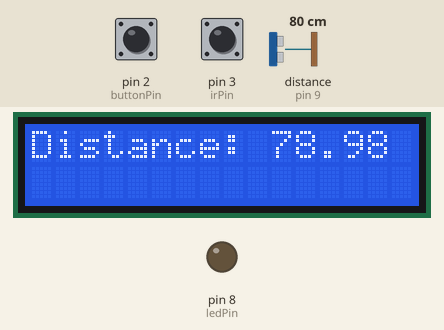
The sketch below on a simulated Arduino Uno, built with avr-gcc and run on an emulated ATmega328P. On the bench: 16×2 character LCD, output pins drawn as LEDs (lit = HIGH). Wiring (inferred from the names in the program): ultrasonic range finder: trigger pin 10; echo pin 9. The inputs (shaded band) are chosen by the test bench; at power-on: pin 3 (irPin) HIGH, distance to the obstacle (sensor on pin 9) 80 cm, pin 2 (buttonPin) HIGH. The echo pulse lasts 58.3 µs per cm; pins used as bus, display or sensor lines are not drawn; what the sketch prints to the serial monitor is not drawn.

Above: at 1.2 s.
1.3 s: pin 3 (irPin) driven LOW
At 2.1 s:
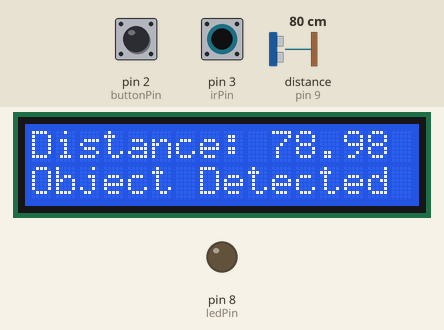
7.5 s: distance to the obstacle (sensor on pin 9) set to 2 cm
At 10.5 s:
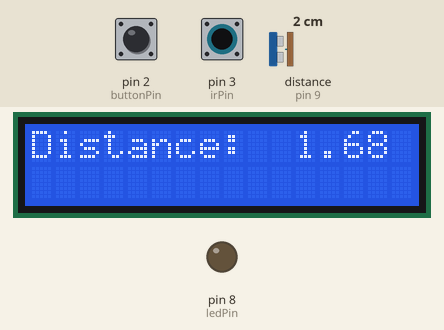
13.6 s: pin 2 (buttonPin) pulled LOW for 3 s
At 13.9 s:
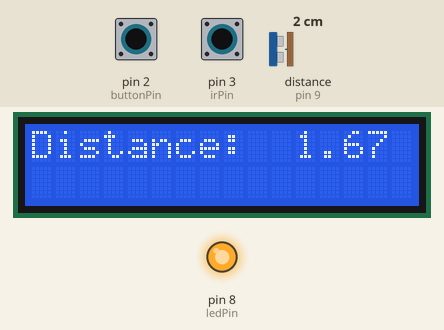
18.1 s: distance to the obstacle (sensor on pin 9) set to 9 cm
At 19.5 s:
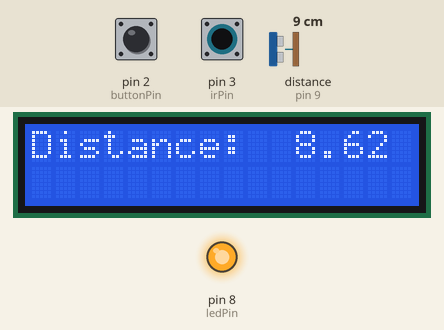
22.6 s: distance to the obstacle (sensor on pin 9) set to 4 cm
At 24.6 s:
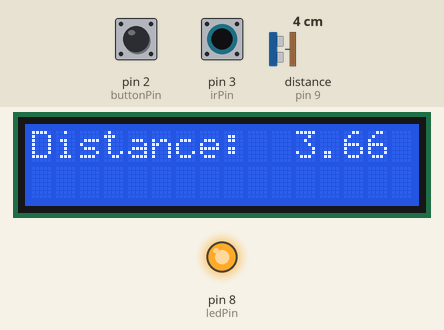
26.5 s: pin 3 (irPin) pulsed HIGH 2 times (0.12 s each, 0.3 s apart)
At 26.9 s:
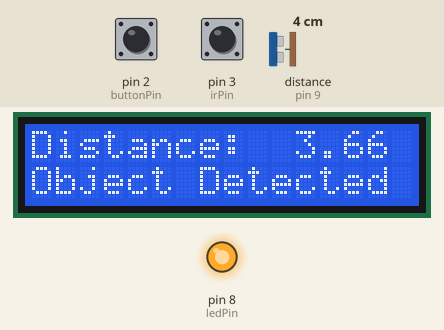
Timing chart, 0 to 29.5 s (numbered marks = the images above; inputs shaded):
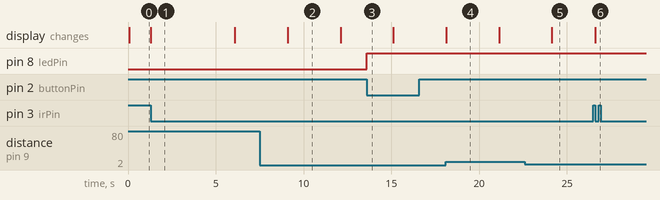

The sketch:

sketch_jun13a.ino
```cpp
#include <LiquidCrystal.h>

LiquidCrystal lcd(12, 11, 7, 6, 5, 4); // LCD pins


const int buttonPin = 2;
const int irPin = 3;
const int ledPin = 8;
const int echoPin = 9;
const int triggerPin = 10;


volatile bool ledOn = false;
volatile unsigned long detectionTime = 0;
const unsigned long debounceDelay = 50;

void setup() {
  pinMode(buttonPin, INPUT_PULLUP);
  digitalWrite(buttonPin, HIGH); 	// Enable pull-down resistor
  pinMode(irPin, INPUT);
  pinMode(ledPin, OUTPUT);
  pinMode(triggerPin, OUTPUT);
  pinMode(echoPin, INPUT);


  attachInterrupt(digitalPinToInterrupt(buttonPin), buttonInterrupt, FALLING); // Attach interrupt on button pin
  attachInterrupt(digitalPinToInterrupt(irPin), IR_ISR, FALLING);
  lcd.begin(16, 2);
  Serial.begin(9600);
}

void loop() {
  if (millis()-detectionTime>3000){
    lcd.setCursor(0, 1);
  	lcd.print("                ");
  }

  digitalWrite(triggerPin, LOW);
  delayMicroseconds(2);
  digitalWrite(triggerPin, HIGH);
  delayMicroseconds(10);
  digitalWrite(triggerPin, LOW);

  // Measure the duration of the pulse on echoPin
  long duration = pulseIn(echoPin, HIGH);

  // Calculate distance in centimeters (you can use inches by changing the conversion factor)
  float distance_cm = duration * 0.034 / 2;

  // Convert the float to a string
  char buffer[10]; // Adjust the buffer size as needed
  dtostrf(distance_cm, 5, 2, buffer); // 5 is the minimum width, 2 is the number of decimal places
  Serial.println(buffer);
  Serial.println(distance_cm);

  // Print the distance to the serial monitor
  lcd.setCursor(0, 0);
  lcd.print("                ");
  lcd.setCursor(0, 0); // Set cursor to the first row
  lcd.print("Distance: ");
  lcd.print(buffer);
  // Wait a bit before taking the next measurement
  delay(3000);

}
void buttonInterrupt() {
  static unsigned long lastInterruptTime = 0;
  unsigned long interruptTime = millis();

  // If interrupts come faster than debounceDelay, assume it's a bounce and ignore
  if (interruptTime - lastInterruptTime > debounceDelay) {
    if (ledOn) {
      ledOn = false;
      digitalWrite(ledPin, LOW);
    } else {
      ledOn = true;
      digitalWrite(ledPin, HIGH);
    }
  }
  lastInterruptTime = interruptTime;
}


void IR_ISR() {
  detectionTime = millis();
  lcd.setCursor(0,1);
  lcd.print("Object Detected");
}
```

Measured:
- after the input at 1.3 s, the display: changes at once (image 1)
- after the input at 7.5 s, the display: changes after 1.6 s (image 2)
- after the input at 13.6 s, pin 8 (ledPin): LOW → HIGH at once
- after the input at 18.1 s, the display: changes at once (image 4)
- after the input at 22.6 s, the display: changes after 1.5 s (image 5)
- after the input at 26.5 s, the display: changes after 0.12 s (image 6)
- what the display in image 1 shows lasts 4.8 s, from 1.3 s to 6.1 s
